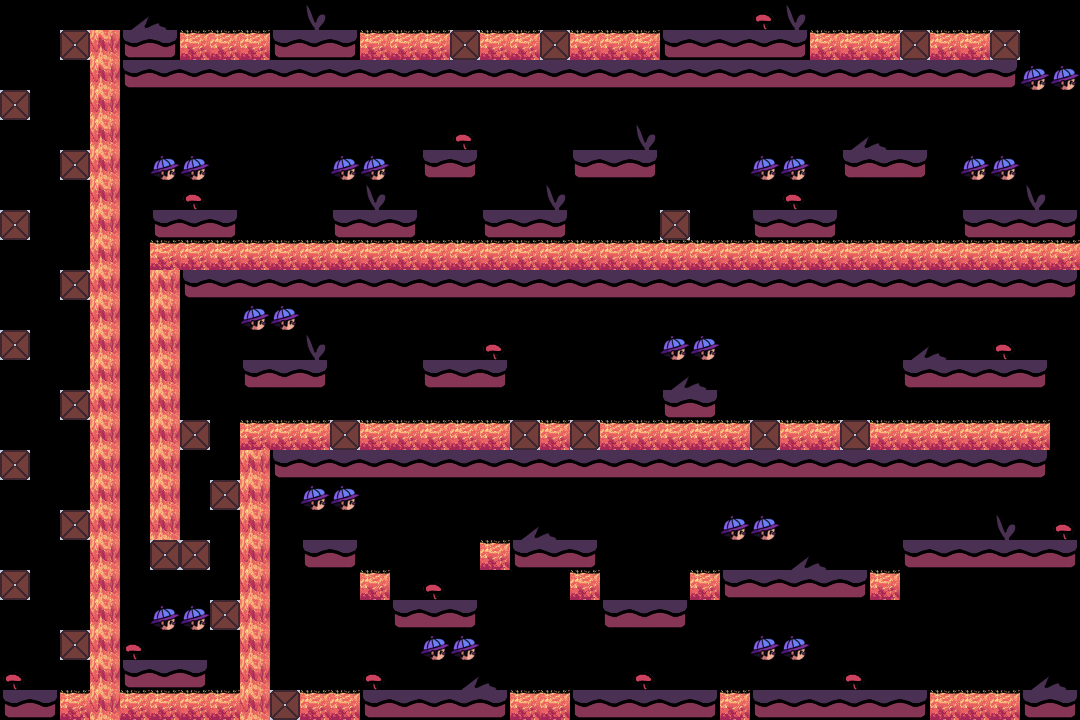

A level layout from a 2D game, rendered from its tile map. Below: a short description, then the map file with tile-grid data replaced by summaries:
An orthogonal 36x24 tile map with 30x30 px tiles, 4 tile layers (Sol, Liquides, Autre, peluche) and 58 objects (58x collision).

<map version="1.8" tiledversion="1.8.2" orientation="orthogonal" renderorder="right-down" width="36" height="24" tilewidth="30" tileheight="30" infinite="0" nextlayerid="8" nextobjectid="124">
 <tileset firstgid="1" source="../../Tiled/asset.tsx" />
 <layer id="4" name="Sol" width="36" height="24">
  <data>[864 cells, 205 non-empty, 4 distinct tile ids]</data>
 </layer>
 <layer id="3" name="Liquides" width="36" height="24">
  <data>[864 cells, 128 non-empty, 2 distinct tile ids]</data>
 </layer>
 <layer id="5" name="Autre" width="36" height="24">
  <data>[864 cells, 91 non-empty, 5 distinct tile ids]</data>
 </layer>
 <layer id="6" name="peluche" width="36" height="24">
  <data>[864 cells, 24 non-empty, 1 distinct tile ids]</data>
 </layer>
 <objectgroup id="7" name="collision">
  <object id="60" type="collision" x="0.666667" y="689.667" width="59.3333" height="29.6667" />
  <object id="61" type="collision" x="60.3333" y="629.667" width="29.6667" height="30" />
  <object id="62" type="collision" x="0.666667" y="570.333" width="29.6667" height="30" />
  <object id="63" type="collision" x="60" y="509.333" width="30" height="7" />
  <object id="64" type="collision" x="0.333333" y="450.333" width="29.3333" height="6" />
  <object id="67" type="collision" x="60" y="389" width="30" height="6" />
  <object id="68" type="collision" x="0" y="330" width="30" height="6.90909" />
  <object id="69" type="collision" x="59.8182" y="269.818" width="30.1818" height="5.09091" />
  <object id="70" type="collision" x="0" y="209.75" width="30.25" height="6" />
  <object id="71" type="collision" x="60" y="150" width="30" height="5.25" />
  <object id="72" type="collision" x="0.25" y="90.25" width="30" height="5.5" />
  <object id="73" type="collision" x="60" y="30" width="30.25" height="5" />
  <object id="74" type="collision" x="119.75" y="30" width="60" height="60" />
  <object id="75" type="collision" x="270.25" y="29.5" width="89.25" height="60" />
  <object id="76" type="collision" x="180" y="59.75" width="90" height="29.75" />
  <object id="77" type="collision" x="660" y="29.75" width="150.25" height="60" />
  <object id="78" type="collision" x="359.5" y="59.5" width="300" height="30" />
  <object id="79" type="collision" x="450" y="29.8182" width="29.8182" height="29.8182" />
  <object id="80" type="collision" x="539.818" y="30" width="30.1818" height="29.2727" />
  <object id="81" type="collision" x="899.818" y="29.6364" width="30" height="30.3636" />
  <object id="82" type="collision" x="810.667" y="59.3333" width="209" height="31" />
  <object id="83" type="collision" x="990.333" y="30" width="29" height="28" />
  <object id="84" type="collision" x="840" y="149.75" width="90" height="30.5" />
  <object id="85" type="collision" x="960" y="210" width="119.75" height="29.75" />
  <object id="86" type="collision" x="750.25" y="209.75" width="89.25" height="29.75" />
  <object id="89" type="collision" x="660" y="210" width="30" height="29.75" />
  <object id="90" type="collision" x="570" y="150" width="90" height="29.75" />
  <object id="91" type="collision" x="479.75" y="210" width="90" height="30.25" />
  <object id="92" type="collision" x="419.75" y="149.75" width="60" height="30" />
  <object id="93" type="collision" x="329.75" y="210" width="90.25" height="29.75" />
  <object id="94" type="collision" x="150" y="210.25" width="90" height="29.25" />
  <object id="95" type="collision" x="120" y="659.75" width="89.75" height="29.75" />
  <object id="96" type="collision" x="270.25" y="689.75" width="29.5" height="30" />
  <object id="98" type="collision" x="210.25" y="599.5" width="29.5" height="30.75" />
  <object id="99" type="collision" x="359.75" y="689.75" width="150" height="30.25" />
  <object id="100" type="collision" x="569.75" y="689.75" width="150.25" height="30" />
  <object id="101" type="collision" x="749.75" y="689.75" width="180" height="30" />
  <object id="102" type="collision" x="1019.75" y="689.5" width="60.25" height="30.25" />
  <object id="103" type="collision" x="900" y="539.75" width="179.5" height="30.75" />
  <object id="104" type="collision" x="720" y="569.5" width="150" height="9" />
  <object id="105" type="collision" x="599.75" y="599.75" width="90.25" height="29.75" />
  <object id="106" type="collision" x="510" y="539.5" width="89.75" height="30.5" />
  <object id="107" type="collision" x="390" y="600" width="89.5" height="29.5" />
  <object id="108" type="collision" x="300.25" y="539.5" width="59.5" height="30.5" />
  <object id="109" type="collision" x="150" y="539.25" width="60" height="7.5" />
  <object id="110" type="collision" x="209.5" y="479.75" width="30.25" height="6.5" />
  <object id="111" type="collision" x="180" y="419.75" width="29.5" height="6.75" />
  <object id="112" type="collision" x="240" y="359.75" width="90" height="30.5" />
  <object id="113" type="collision" x="330.5" y="419.5" width="29.25" height="30" />
  <object id="114" type="collision" x="420" y="359.5" width="90.25" height="30.25" />
  <object id="115" type="collision" x="510" y="420" width="29.5" height="29.5" />
  <object id="116" type="collision" x="570" y="420" width="30.25" height="29.75" />
  <object id="117" type="collision" x="659.75" y="390" width="60.5" height="30" />
  <object id="118" type="collision" x="750.25" y="419.5" width="29.75" height="30.25" />
  <object id="119" type="collision" x="840.25" y="420" width="30" height="30" />
  <object id="120" type="collision" x="900" y="359.75" width="150.25" height="30" />
  <object id="122" type="collision" x="271" y="448" width="779" height="30" />
  <object id="123" type="collision" x="180" y="269.333" width="900" height="30.6667" />
 </objectgroup>
</map>
